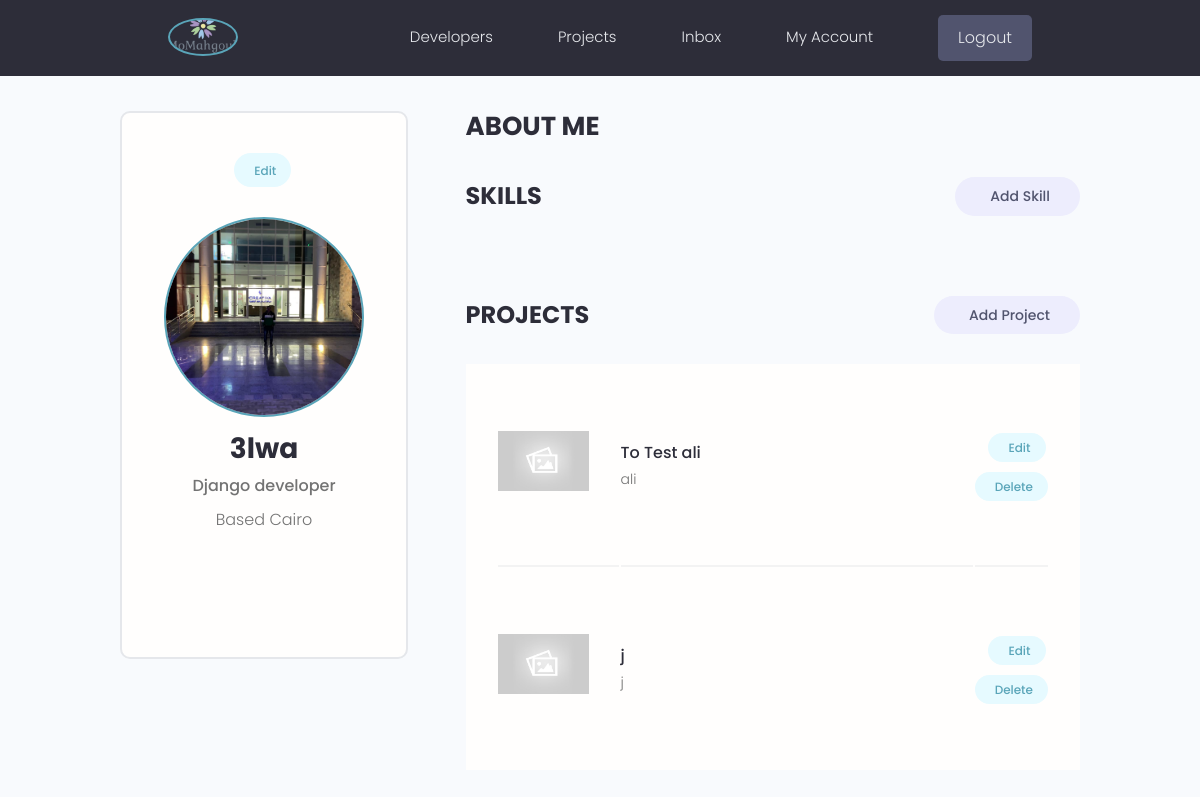
/account/ (signed in), run on an earlier commit of the app's database.
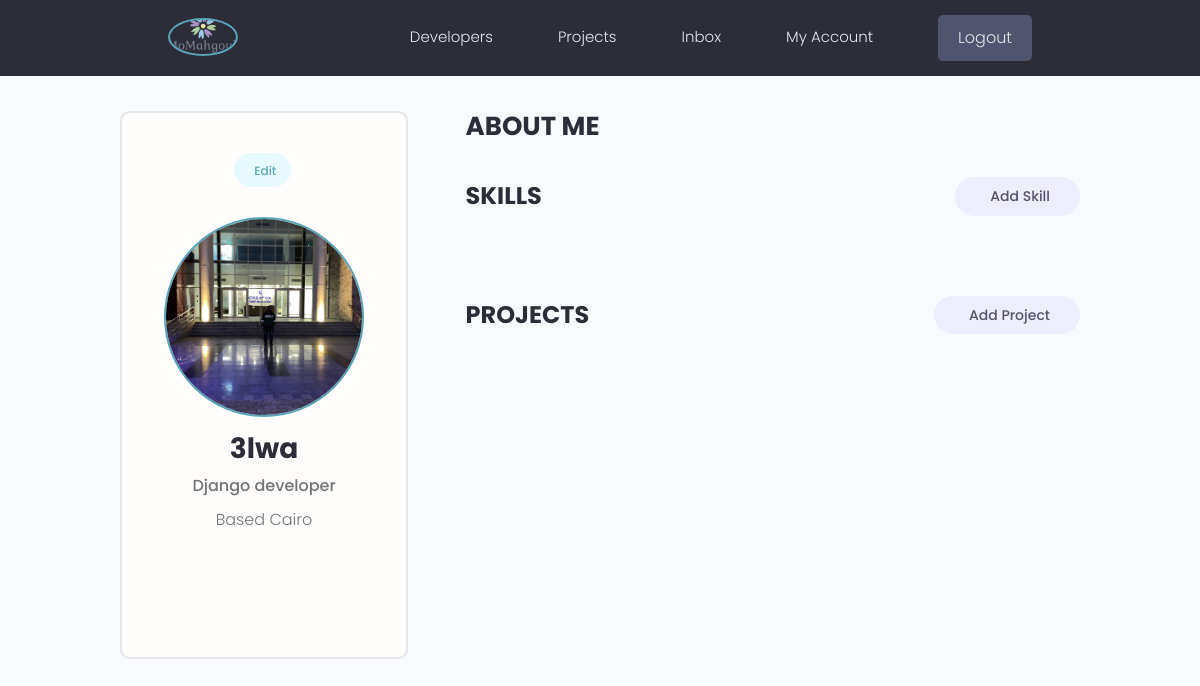
And on a later commit of the database.
### projects/models.py (models this page shows, shortened)
class Project(models.Model):
    owner = models.ForeignKey(Profile, null=True, on_delete=models.SET_NULL)
    title = models.CharField(max_length=200)
    description = models.TextField(null=True, blank=True)
    featured_image = models.ImageField(
        null=True, blank=True, default="default.jpg")
    demo_link = models.CharField(max_length=500, null=True, blank=True)
    source_link = models.CharField(max_length=500, null=True, blank=True)
    total_budget = models.IntegerField(default=250000, null=True, blank=True)
    tags = models.ManyToManyField('Tag', blank=True)
    vote_total = models.IntegerField(default=0, null=True, blank=True)
    vote_ratio = models.IntegerField(default=0, null=True, blank=True)
    end_date = models.DateTimeField(null=True, blank=True)
    created = models.DateTimeField(auto_now_add=True)
    id = models.UUIDField(default=uuid.uuid4, unique=True,
                          primary_key=True, editable=False)

### users/views.py (the view)
# urls.py: path('account/', views.accountProfile, name='account'),
@login_required(login_url='login')
def accountProfile(request):
    profile = request.user.profile
    skills = profile.skill_set.all()
    projects = profile.project_set.all()
    context = {'profile': profile, 'skills': skills, 'projects': projects}
    return render(request, 'users/account.html', context)

### users/models.py (called while the page is built)
    def __str__(self):
        return self.name

### users/templates/users/account.html (shortened to what this page needs)
{% extends 'main.html' %}
{% block content %}
<main class="settingsPage profile my-md">
    <div class="container">
        <div class="layout">
            <div class="column column--1of3">
                <div class="card text-center">
                    <div class="card__body dev">
                        <a class="tag tag--pill tag--main settings__btn" href="{% url 'edit-account' %}">
                             Edit</a>
                        <img class="avatar avatar--xl dev__avatar" src="{{ profile.profile_image.url }}" />
                        <h2 class="dev__name">{{ profile.name }}</h2>
                        <p class="dev__title"> {{profile.head_line | slice:"60"}} </p>
                        <p class="dev__location">Based {{profile.location}} </p>
                        <ul class="dev__social">
                        </ul>
                    </div>
                </div>
            </div>
            <div class="column column--2of3">
                <div class="devInfo">
                    <h3 class="devInfo__title">About Me</h3>
                </div>
                <div class="settings">
                    <h3 class="settings__title">Skills</h3>
                    <a class="tag tag--pill tag--sub settings__btn tag--lg" href="{% url 'create-skill' %}"> Add
                        Skill</a>
                </div>
                <div class="settings">
                    <h3 class="settings__title">Projects</h3>
                    <a class="tag tag--pill tag--sub settings__btn tag--lg" href="{% url 'create-project' %}"> Add
                        Project</a>
                </div>
                <table class="settings__table">
                    {% for project in projects %}
                    <tr>
                        <td class="settings__thumbnail">
                            <a href="{% url 'project' project.id %}"><img src="{{project.featured_image.url}}"
                                    alt="Project Thumbnail" /></a>
                        </td>
                        <td class="settings__tableInfo">
                            <a href="single-project.html">{{project.title}}</a>
                            <p>
                                {{project.description}}
                            </p>
                        </td>
                        <td class="settings__tableActions">
                            <a class="tag tag--pill tag--main settings__btn" href="{% url 'update-project' project.id %}">
                                Edit</a>
                            <a class="tag tag--pill tag--main settings__btn" href="{% url 'delete-project' project.id %}">
                                Delete</a>
                        </td>
                    </tr>
                    {% endfor %}
                </table>
            </div>
        </div>
    </div>
</main>
{% endblock content %}

What changed in the data, as far as the page shows it:
removed Project: featured_image (placeholder picture), title "To Test ali", description "ali"
removed Project: featured_image (placeholder picture), title "j", description "j"
